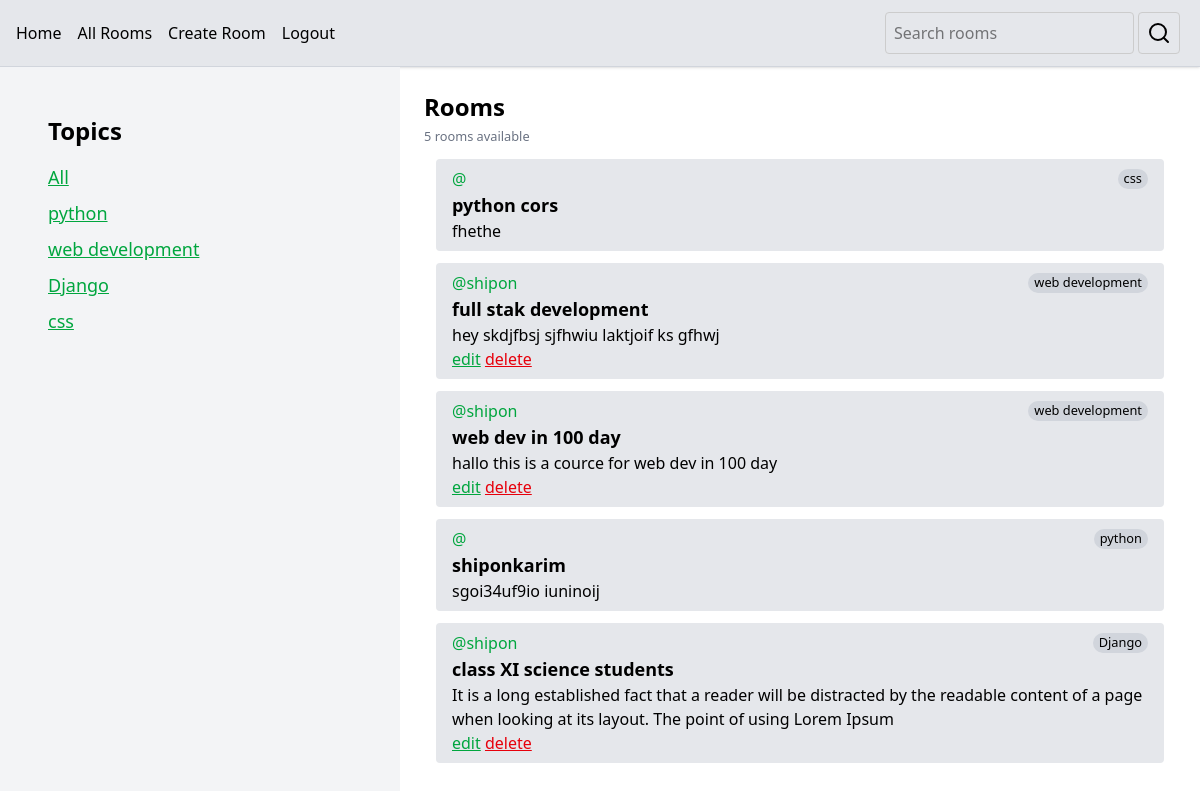
The app's page /rooms/ (signed in) with its own data.
### app/models.py (models this page shows, shortened)
class Topic(models.Model):
    name = models.CharField(max_length=200)

class Room(models.Model):
    host = models.ForeignKey(User, on_delete=models.SET_NULL, null=True)
    topic = models.ForeignKey('Topic', on_delete=models.SET_NULL , null=True)
    name = models.CharField( max_length=50)
    description = models.TextField(null=True, blank=True)
    members = models.ManyToManyField(User, blank=True, related_name='members')
    updated = models.DateTimeField(auto_now=True)
    created = models.DateTimeField(auto_now_add=True)
    class Meta:
        ordering = ['-created']

### app/views.py (the view)
# urls.py: path('rooms/', views.rooms, name='rooms'),
@login_required(login_url='login')
def rooms(requests):
    q = requests.GET.get('q', '')
    rooms = Room.objects.filter(Q(topic__name__contains=q) |
                                Q(name__contains=q) |
                                Q(description__contains=q)
                                )
    room_count = rooms.count()
    topics = Topic.objects.all()
    return render(requests, 'rooms.html', {"rooms": rooms, "topics": topics, "room_count": room_count})

### app/templates/rooms.html
{% extends "base.html" %} {% block content %}
<div class="flex">
  <div class="w-1/3 bg-gray-100 p-12">
    <h2 class="text-2xl font-bold">Topics</h2>
    <ul class="flex flex-col space-y-2 mt-4 text-lg">
      <li>
        <a href="{%url 'rooms'%}" class="text-green-600 underline">All</a>
      </li>
      {%for topic in topics %}
      <li>
        <a
          href="{%url 'rooms'%}?q={{topic.name}}"
          class="text-green-600 underline"
          >{{topic.name}}</a
        >
      </li>
      {% endfor %}
    </ul>
  </div>
  <div class="w-2/3 p-6 overflow-y-auto h-screen">
    <h2 class="text-2xl font-bold"> Rooms</h2>
    <small class="text-gray-500">{{room_count}} rooms available</small>
    {% for room in rooms %}
    <div class="m-3 py-2 px-4 bg-gray-200 rounded">
      <div class="flex items-center justify-between">
        <span class="text-green-600">@{{room.host.username}}</span
        ><small class="bg-gray-300 rounded-full px-1.5"
          >{{room.topic.name}}</small
        >
      </div>
      <a href="/room/{{room.id}}"
        ><h2 class="font-bold text-lg">{{room.name}}</h2></a
      >
      <p>{{room.description}}</p>
      {% if room.host == request.user %}
      <div class="">
        <a class="underline text-green-600" href="/room/edit/{{room.id}} "
          >edit</a
        >
        <a class="underline text-red-600" href="/room/del/{{room.id}}"
          >delete</a
        >
      </div>{% endif %}
    </div>
    {% endfor %}
  </div>
</div>
{% endblock content %}

### app/templates/base.html (shortened to what this page needs)
<!DOCTYPE html>
<html lang="en">
  <head>
    <script src="https://cdn.jsdelivr.net/npm/@tailwindcss/browser@4"></script>
  </head>
  <body>
    <header class="py-2 px-4 bg-gray-200 border-b border-gray-300 shadow flex item-center justify-between">
      <nav class="flex items-center">
        <ul class="flex space-x-4">
          <li><a href="{%url 'index'%}">Home</a></li>
          {% if request.user.is_authenticated %}
          <li><a href="{%url 'rooms'%}">All Rooms</a></li>
          <li><a href="{%url 'create_room'%}">Create Room</a></li>
          {% endif %}
          {% if request.user.is_authenticated %}
          <li><a href="{% url 'logout'%}">Logout</a></li>
          {% else %}
          <li><a href="{% url 'login'%}">Login</a></li>
          {% endif %}
        </ul>
      </nav>
      <form method="GET" action="{%url 'rooms'%}" class="flex items-center">
        <input
          type="text"
          name="q"
          placeholder="Search rooms"
          value="{{request.GET.q}}"
          required
        />
        <button
          type="submit"
          class="m-1 p-2 border-1 border-[#ccc] rounded mt-1"
        >
          <svg
            xmlns="http://www.w3.org/2000/svg"
            width="24"
            height="24"
            viewBox="0 0 24 24"
            fill="none"
            stroke="currentColor"
            stroke-width="2"
            stroke-linecap="round"
            stroke-linejoin="round"
            class="lucide lucide-search"
          >
            <circle cx="11" cy="11" r="8" />
            <path d="m21 21-4.3-4.3" />
          </svg>
        </button>
      </form>
    </header>
    <main>
      {% block content %} {% endblock content %}
    </main>
  </body>
</html>

### app/templates/base.html (style rules this page uses)
input[type="text"], input[type="password"] { width: 100%; padding: 0.5rem; border: 1px solid #ccc; border-radius: 0.25rem; }

### records on screen
Topic: name "python"
Topic: name "web development"
Topic: name "Django"
Topic: name "css"
Room: topic.name "css", name "python cors", description "fhethe"
Room: host.username "shipon", topic.name "web development", name "full stak development", description "hey skdjfbsj sjfhwiu laktjoif ks gfhwj"
Room: host.username "shipon", topic.name "web development", name "web dev in 100 day", description "hallo this is a cource for web dev in 100 day"
Room: topic.name "python", name "shiponkarim", description "sgoi34uf9io iuninoij"
Room: host.username "shipon", topic.name "Django", name "class XI science students", description "It is a long established fact that a reader will be distracted by the readable content of a page when looking at its layout. The point of using Lorem Ipsum"

### other values on screen
{{ room_count }} "5"
